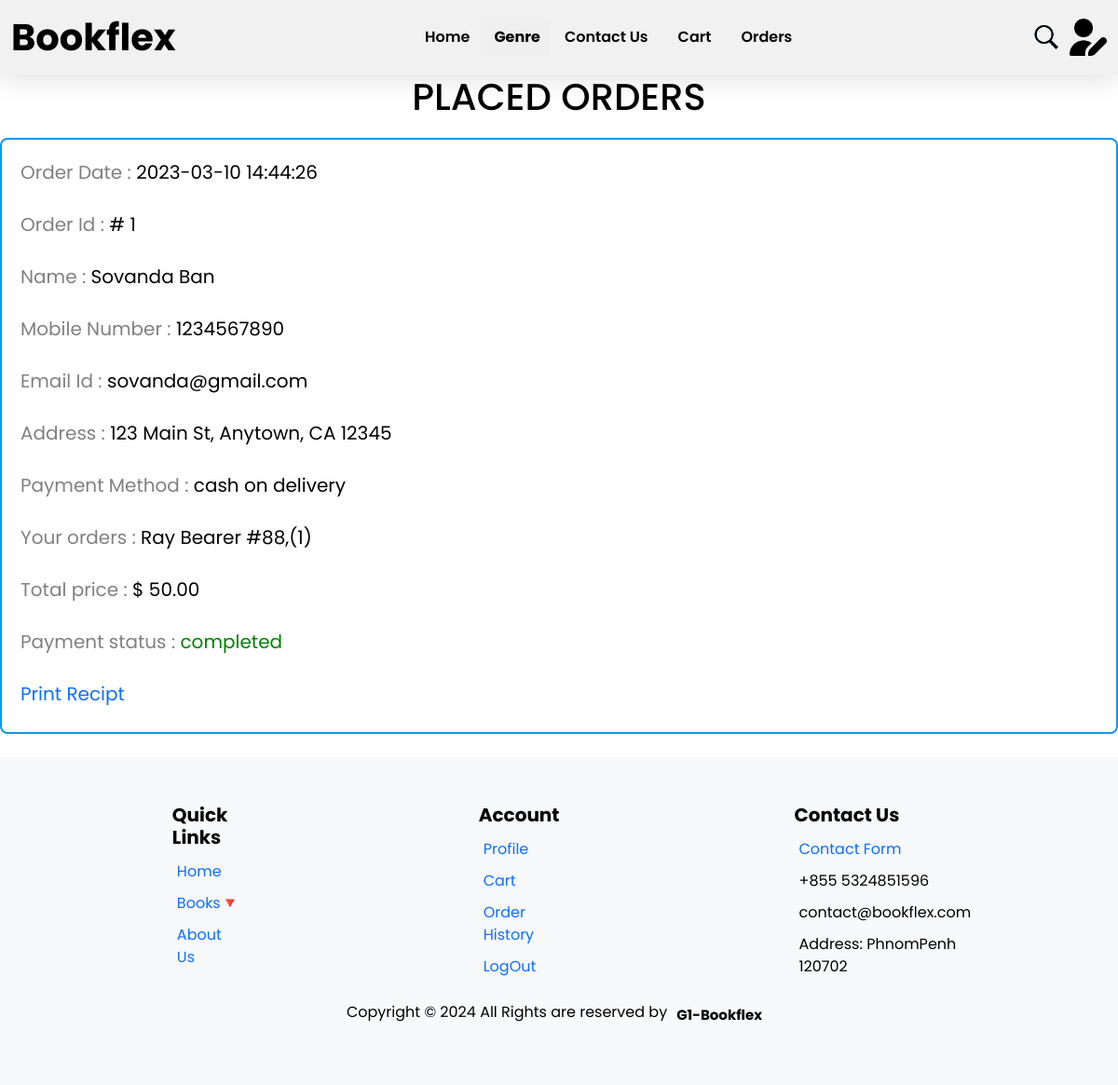
Screenshot of /orders.php (signed in) with the database file from the repository.
### tables this page shows
CREATE TABLE if not exists confirm_order  (
  order_id INT(225) primary key not null AUTO_INCREMENT,
  user_id INT(100) not null,
  name VARCHAR(50) not null,
  email VARCHAR(50) not null,
  number INT(12) not null,
  address VARCHAR(500) not null,
  payment_method varchar(20) not null,
  total_books VARCHAR(500) not null,
  order_date datetime NOT NULL DEFAULT current_timestamp(),
  payment_status  varchar(100) NOT NULL DEFAULT 'pending',
  date datetime NOT NULL DEFAULT current_timestamp(),
  total_price DECIMAL(10,2) not null,
  foreign key (order_id) references orders(id)

);

### orders.php (the view, shortened to what this page needs)
<?php
    include 'config.php';
    $user_id = $_SESSION['user_id'];
?>
<!DOCTYPE html>
<html lang="en">
<head>
    <link rel="stylesheet" href="https://cdnjs.cloudflare.com/ajax/libs/font-awesome/6.0.0/css/all.min.css">
    <link rel="stylesheet" href="./css/style.css">
</head>
<body>
    <?php include 'index_header.php'; ?>
    <section class="placed-orders">
        <h1 class="title">placed orders</h1>
        <div class="box-container">
            <?php
            $select_book = mysqli_query($conn, "SELECT * FROM `confirm_order`WHERE user_id = '$user_id' ORDER BY order_date DESC") or die('query failed');
            if (mysqli_num_rows($select_book) > 0) {
                while ($fetch_book = mysqli_fetch_assoc($select_book)) {
                    ?>
                    <div class="box">
                        <p> Order Date : <span>
                                <?php echo $fetch_book['order_date']; ?>
                            </span> </p>
                        <p> Order Id : <span>#
                                <?php echo $fetch_book['order_id']; ?>
                        </p>
                        <p> Name : <span>
                                <?php echo $fetch_book['name']; ?>
                            </span> </p>
                        <p> Mobile Number : <span>
                                <?php echo $fetch_book['number']; ?>
                            </span> </p>
                        <p> Email Id : <span>
                                <?php echo $fetch_book['email']; ?>
                            </span> </p>
                        <p> Address : <span>
                                <?php echo $fetch_book['address']; ?>
                            </span> </p>
                        <p> Payment Method : <span>
                                <?php echo $fetch_book['payment_method']; ?>
                            </span> </p>
                        <p> Your orders : <span>
                                <?php echo $fetch_book['total_books']; ?>
                            </span> </p>
                        <p> Total price : <span>$
                                <?php echo $fetch_book['total_price']; ?>
                            </span> </p>
                        <p> Payment status : <span style="color:<?php if ($fetch_book['payment_status'] == 'pending') {
                            echo 'orange';
                        } else {
                            echo 'green';
                        } ?>;">
                                <?php echo $fetch_book['payment_status']; ?>
                            </span> </p>
                        <p><a href="#?order_id=<?php echo $fetch_book['order_id']; ?>" target="_blank">Print Recipt</a></p>
                    </div>
                    <?php
                }
            } else {
                echo '<p class="empty">You have not placed any order yet!!!!</p>';
            }
            ?>
        </div>
    </section>
    <?php include 'index_footer.php'; ?>
</body>
</html>

### css/style.css (style rules this page uses)
* { text-decoration: none; margin: 0; padding: 0; font-family: "Poppins", sans-serif; box-sizing: border-box; outline: none; border:none; }
.placed-orders .title { text-align: center; margin-bottom: 20px; text-transform: uppercase; color:black; font-size: 40px; }
.placed-orders .box-container { max-width: 1200px; margin:0 auto; display:flex; flex-wrap: wrap; align-items: center; gap:20px; }
.placed-orders .box-container .box { flex:1 1 400px; border-radius: .5rem; padding:15px; border:2px solid rgb(14, 152, 231); background-color: white; padding:10px 20px; }
.placed-orders .box-container .box p { padding:10px 0 0 0; font-size: 20px; color:gray; }
.placed-orders .box-container .box p span { color:black; }

### orders.php (style rules this page uses)
.placed-orders .title { text-align: center; margin-bottom: 20px; text-transform: uppercase; color: black; font-size: 40px; }
.placed-orders .box-container { max-width: 1200px; margin: 0 auto; display: flex; flex-wrap: wrap; align-items: center; gap: 20px; }
.placed-orders .box-container .box { flex: 1 1 400px; border-radius: .5rem; padding: 15px; border: 2px solid brown; background-color: white; padding: 10px 20px; }
.placed-orders .box-container .box p { padding: 10px 0 0 0; font-size: 20px; color: gray; }
.placed-orders .box-container .box p span { color: black; }

### index_header.php (style rules this page uses)
a { text-decoration: none; }

### index_footer.php (style rules this page uses)
* { text-decoration: none; list-style: none; color: black; }

### rows the page displays
confirm_order: order_date "2023-03-10 14:44:26", order_id "1", name "Sovanda Ban", number "1234567890", email "sovanda@gmail.com", address "123 Main St, Anytown, CA 12345", payment_method "cash on delivery", total_books "Ray Bearer #88,(1)", total_price "50.00", payment_status "completed"
